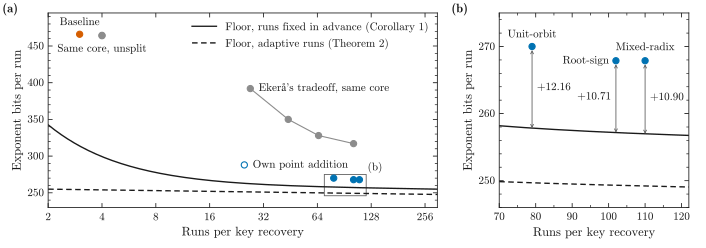

The Python source for this figure:
"""Figure 2: exponent bits per run against the number of runs at n = 256.

Floors: Corollary 1 (runs fixed in advance) and Theorem 2 (adaptive), success 0.99, list of 2^80 candidates
(paper/figures/floors.py, same formulas as s3/theory/numbers_n256.py), drawn as smooth curves through their values at
integer run counts.
Points (exponent bits per run, runs per key recovery), every one read from a saved file:
  baseline, Haener et al.: 466 bits (18-bit initial lookup + 28 x 16), 3 attempts       harness/README.md l.104-116
  Ekera's tradeoff on the borrowed core, plain signed windows and plain decoding (the third control), s = 2..5:
    runs per key recovery = batches for 0.99 at the 95 % rule x runs per batch, bits per run from Ekera's table
    (s = 2: 9 x 3 runs of 392 bits; s = 3: 11 x 4 of 350; s = 4: 13 x 5 of 328, the control; s = 5: 17 x 6 of 317)
  same core, unsplit (U1, U2-h: 464 bits; U2-n, U2-nt: 464.5 bits as log2 norms, as in Table 3), 4 runs
Panel (b) enlarges the region of the last three and marks their distance above the floor of Corollary 1 at their own
run counts (floors.py: 12.16, 10.71 and 10.90 bits, Section 7.3).
Run: python3 paper/figures/fig2_bits.py  (writes paper/figures/fig2_bits.pdf)
"""
import csv
import os
import numpy as np
from matplotlib.patches import Rectangle
from matplotlib.ticker import NullLocator
from style import OURS, BASE, OTHER, INK, MUTED, GUIDE, EKERA, figure, axes, points, label, panel_label, save
from floors import bits_nonadaptive, bits_adaptive

HERE = os.path.dirname(os.path.abspath(__file__))
REPO = os.path.dirname(os.path.dirname(HERE))
EKERA_CSV = os.path.join(REPO, "base", "ekera_tradeoff.csv")
EKERA_BITS = {2: 392, 3: 350, 4: 328, 5: 317}
OURS_RUNS = [(79, 270, "Unit-orbit"), (102, 267.88, "Root-sign"), (110, 267.88, "Mixed-radix")]
ZOOM_X, ZOOM_Y = (70, 120), (246, 275)
DASH = (0, (4, 2.5))

with open(EKERA_CSV) as f:
    ek = [r for r in csv.DictReader(f) if int(r["s"]) in EKERA_BITS]
ex = [int(r["batches_95"]) * int(r["runs_per_batch"]) for r in ek]
ey = [EKERA_BITS[int(r["s"])] for r in ek]


def floors(ax, lo, hi):
    R = np.geomspace(lo, hi, 300)
    ax.plot(R, [bits_nonadaptive(x) for x in R], color=INK, zorder=2, label="Floor, runs fixed in advance (Corollary 1)")
    ax.plot(R, [bits_adaptive(x) for x in R], color=INK, ls=DASH, zorder=2, label="Floor, adaptive runs (Theorem 2)")


fig = figure(1.0, 2.48)
axa = axes(fig, 0.48, 0.40, 3.90, 1.95)
axb = axes(fig, 5.00, 0.40, 1.90, 1.95)

# (a) All runs that we priced.
floors(axa, 2, 300)
points(axa, [3], [466], BASE)
label(axa, 3, 466, "Baseline", dy=5, ha="center", va="bottom")
points(axa, [4, 4], [464, 464.5], OTHER)
label(axa, 4, 464.25, "Same core, unsplit", dy=-6, ha="center", va="top")
axa.plot(ex, ey, color=OTHER, lw=0.8, zorder=3)
points(axa, ex, ey, OTHER)
label(axa, ex[0], ey[0], EKERA + "'s tradeoff, same core", dx=6)
points(axa, [25], [288], OURS, filled=False)
label(axa, 25, 288, "Own point addition", dx=6)
points(axa, [r for r, _, _ in OURS_RUNS], [d for _, d, _ in OURS_RUNS], OURS)
axa.add_patch(Rectangle((ZOOM_X[0], ZOOM_Y[0]), ZOOM_X[1] - ZOOM_X[0], ZOOM_Y[1] - ZOOM_Y[0], fill=False,
                        edgecolor=MUTED, lw=0.6, zorder=1))
label(axa, ZOOM_X[1], ZOOM_Y[1], "(b)", dx=1, dy=1, va="bottom")
axa.legend(loc="upper right")
axa.set_xscale("log")
axa.set_xlim(2, 300)
axa.set_ylim(230, 495)
axa.set_xticks([2, 4, 8, 16, 32, 64, 128, 256], ["2", "4", "8", "16", "32", "64", "128", "256"])
axa.xaxis.set_minor_locator(NullLocator())
axa.set_yticks([250, 300, 350, 400, 450])
axa.set_yticks(np.arange(240, 495, 10), minor=True)
axa.set_xlabel("Runs per key recovery")
axa.set_ylabel("Exponent bits per run")

# (b) Our configurations and their distance above the floor of Corollary 1.
floors(axb, ZOOM_X[0], ZOOM_X[1] + 2)
for R, D, name in OURS_RUNS:
    f = bits_nonadaptive(R)
    axb.annotate("", (R, f), (R, D), arrowprops=dict(arrowstyle="<->", color=MUTED, lw=0.6, mutation_scale=5,
                                                      shrinkA=2.6, shrinkB=0))
    right = R != 102
    label(axb, R, (f + D) / 2, "+%.2f" % (D - f), dx=3.5 if right else -3.5, ha="left" if right else "right")
points(axb, [r for r, _, _ in OURS_RUNS], [d for _, d, _ in OURS_RUNS], OURS)
label(axb, 79, 270, "Unit-orbit", dy=5, ha="center", va="bottom")
label(axb, 102, 267.88, "Root-sign", dx=-5, ha="right")
label(axb, 110, 267.88, "Mixed-radix", dy=6, ha="center", va="bottom")
axb.set_xlim(ZOOM_X[0], ZOOM_X[1] + 2)
axb.set_ylim(*ZOOM_Y)
axb.set_xticks(range(70, 121, 10))
axb.set_xticks(range(70, 121, 5), minor=True)
axb.set_yticks([250, 260, 270])
axb.set_yticks(range(246, 276, 2), minor=True)
axb.set_xlabel("Runs per key recovery")
axb.set_ylabel("Exponent bits per run")

panel_label(fig, 0.02, 2.45, "(a)")
panel_label(fig, 4.52, 2.45, "(b)")
save(fig, os.path.join(HERE, "fig2_bits.pdf"))
